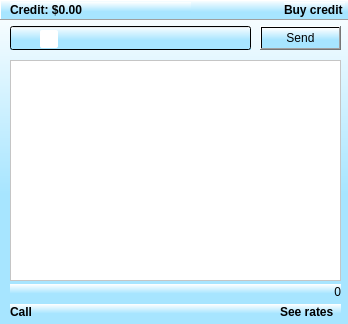
<?xml version="1.0" encoding="UTF-8"?>
<ui version="4.0">
 <class>MainWindow</class>
 <widget class="QMainWindow" name="MainWindow">
  <property name="geometry">
   <rect>
    <x>0</x>
    <y>0</y>
    <width>348</width>
    <height>324</height>
   </rect>
  </property>
  <property name="sizePolicy">
   <sizepolicy hsizetype="Fixed" vsizetype="Fixed">
    <horstretch>0</horstretch>
    <verstretch>0</verstretch>
   </sizepolicy>
  </property>
  <property name="minimumSize">
   <size>
    <width>348</width>
    <height>324</height>
   </size>
  </property>
  <property name="maximumSize">
   <size>
    <width>348</width>
    <height>324</height>
   </size>
  </property>
  <property name="font">
   <font>
    <weight>50</weight>
    <bold>false</bold>
   </font>
  </property>
  <property name="windowTitle">
   <string>Developed by Oleg Ziakun</string>
  </property>
  <property name="autoFillBackground">
   <bool>false</bool>
  </property>
  <property name="styleSheet">
   <string notr="true">background-color: qlineargradient(spread:pad, x1:1, y1:0.6, x2:1, y2:0, stop:0 rgba(167, 229, 255, 255), stop:1 rgba(255, 255, 255, 255));
border-image: url(:/background/resources/bgd_bubbles.png);</string>
  </property>
  <widget class="QWidget" name="centralWidget">
   <widget class="QPushButton" name="sendButton">
    <property name="geometry">
     <rect>
      <x>260</x>
      <y>26</y>
      <width>81</width>
      <height>24</height>
     </rect>
    </property>
    <property name="cursor">
     <cursorShape>PointingHandCursor</cursorShape>
    </property>
    <property name="styleSheet">
     <string notr="true">QPushButton#sendButton{
	image: url(:/background/resources/btn_white_normal.png);
}
QPushButton#sendButton:pressed{		
	image: url(:/background/resources/btn_white_down.png);
}</string>
    </property>
    <property name="text">
     <string>Send</string>
    </property>
   </widget>
   <widget class="QTextEdit" name="smsTextEdit">
    <property name="geometry">
     <rect>
      <x>10</x>
      <y>60</y>
      <width>331</width>
      <height>221</height>
     </rect>
    </property>
    <property name="minimumSize">
     <size>
      <width>0</width>
      <height>0</height>
     </size>
    </property>
    <property name="maximumSize">
     <size>
      <width>331</width>
      <height>16777215</height>
     </size>
    </property>
    <property name="styleSheet">
     <string notr="true">background-color: rgb(255, 255, 255);
color:grey;</string>
    </property>
    <property name="html">
     <string>&lt;!DOCTYPE HTML PUBLIC &quot;-//W3C//DTD HTML 4.0//EN&quot; &quot;http://www.w3.org/TR/REC-html40/strict.dtd&quot;&gt;
&lt;html&gt;&lt;head&gt;&lt;meta name=&quot;qrichtext&quot; content=&quot;1&quot; /&gt;&lt;style type=&quot;text/css&quot;&gt;
p, li { white-space: pre-wrap; }
&lt;/style&gt;&lt;/head&gt;&lt;body style=&quot; font-family:'MS Shell Dlg 2'; font-size:8.25pt; font-weight:400; font-style:normal;&quot;&gt;
&lt;p style=&quot;-qt-paragraph-type:empty; margin-top:0px; margin-bottom:0px; margin-left:0px; margin-right:0px; -qt-block-indent:0; text-indent:0px; font-size:8pt;&quot;&gt;&lt;/p&gt;&lt;/body&gt;&lt;/html&gt;</string>
    </property>
    <property name="acceptRichText">
     <bool>false</bool>
    </property>
   </widget>
   <widget class="QFrame" name="uFrame">
    <property name="geometry">
     <rect>
      <x>0</x>
      <y>0</y>
      <width>365</width>
      <height>20</height>
     </rect>
    </property>
    <property name="styleSheet">
     <string notr="true"/>
    </property>
    <property name="frameShape">
     <enum>QFrame::Panel</enum>
    </property>
    <property name="frameShadow">
     <enum>QFrame::Raised</enum>
    </property>
    <widget class="QLabel" name="creditLabel">
     <property name="geometry">
      <rect>
       <x>10</x>
       <y>2</y>
       <width>181</width>
       <height>16</height>
      </rect>
     </property>
     <property name="font">
      <font>
       <weight>75</weight>
       <bold>true</bold>
      </font>
     </property>
     <property name="styleSheet">
      <string notr="true"/>
     </property>
     <property name="text">
      <string>Credit: $0.00</string>
     </property>
    </widget>
    <widget class="QLabel" name="buyCreditLabel">
     <property name="geometry">
      <rect>
       <x>284</x>
       <y>2</y>
       <width>61</width>
       <height>16</height>
      </rect>
     </property>
     <property name="font">
      <font>
       <weight>75</weight>
       <bold>true</bold>
      </font>
     </property>
     <property name="styleSheet">
      <string notr="true"/>
     </property>
     <property name="text">
      <string>Buy credit</string>
     </property>
    </widget>
   </widget>
   <widget class="QLineEdit" name="phoneNumberEdit">
    <property name="geometry">
     <rect>
      <x>10</x>
      <y>26</y>
      <width>241</width>
      <height>24</height>
     </rect>
    </property>
    <property name="font">
     <font>
      <italic>true</italic>
     </font>
    </property>
    <property name="cursor">
     <cursorShape>IBeamCursor</cursorShape>
    </property>
    <property name="styleSheet">
     <string notr="true">QLineEdit#phoneNumberEdit{
border-image: url(:/background/resources/field_normal.png);
color:grey;
}
</string>
    </property>
    <property name="text">
     <string/>
    </property>
   </widget>
   <widget class="QToolButton" name="dropDownButton">
    <property name="geometry">
     <rect>
      <x>40</x>
      <y>30</y>
      <width>18</width>
      <height>18</height>
     </rect>
    </property>
    <property name="cursor">
     <cursorShape>PointingHandCursor</cursorShape>
    </property>
    <property name="autoFillBackground">
     <bool>false</bool>
    </property>
    <property name="styleSheet">
     <string notr="true">background-color: qlineargradient(spread:pad, x1:0, y1:0, x2:1, y2:0, stop:0 rgba(255, 255, 255, 255));
border-radius: 2px;</string>
    </property>
    <property name="text">
     <string/>
    </property>
    <property name="icon">
     <iconset resource="res.qrc">
      <normaloff>:/background/resources/combo_arrow.png</normaloff>:/background/resources/combo_arrow.png</iconset>
    </property>
   </widget>
   <widget class="QLabel" name="countLabel">
    <property name="geometry">
     <rect>
      <x>10</x>
      <y>284</y>
      <width>331</width>
      <height>16</height>
     </rect>
    </property>
    <property name="font">
     <font>
      <weight>50</weight>
      <bold>false</bold>
     </font>
    </property>
    <property name="styleSheet">
     <string notr="true"/>
    </property>
    <property name="text">
     <string>0</string>
    </property>
    <property name="alignment">
     <set>Qt::AlignRight|Qt::AlignTrailing|Qt::AlignVCenter</set>
    </property>
   </widget>
   <widget class="QLabel" name="label">
    <property name="geometry">
     <rect>
      <x>10</x>
      <y>304</y>
      <width>331</width>
      <height>16</height>
     </rect>
    </property>
    <property name="font">
     <font>
      <weight>75</weight>
      <bold>true</bold>
     </font>
    </property>
    <property name="text">
     <string>Call</string>
    </property>
   </widget>
   <widget class="QLabel" name="label_2">
    <property name="geometry">
     <rect>
      <x>280</x>
      <y>304</y>
      <width>61</width>
      <height>16</height>
     </rect>
    </property>
    <property name="font">
     <font>
      <weight>75</weight>
      <bold>true</bold>
     </font>
    </property>
    <property name="text">
     <string>See rates</string>
    </property>
   </widget>
  </widget>
  <widget class="QMenuBar" name="menuBar">
   <property name="geometry">
    <rect>
     <x>0</x>
     <y>0</y>
     <width>348</width>
     <height>21</height>
    </rect>
   </property>
  </widget>
 </widget>
 <layoutdefault spacing="6" margin="11"/>
 <resources>
  <include location="res.qrc"/>
 </resources>
 <connections/>
</ui>
